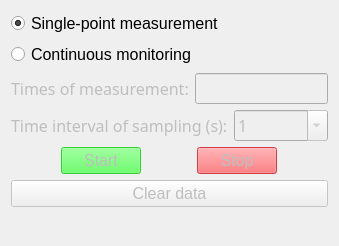
          <widget class="QWidget" name="page_2">
           <property name="geometry">
            <rect>
             <x>0</x>
             <y>0</y>
             <width>281</width>
             <height>230</height>
            </rect>
           </property>
           <attribute name="label">
            <string>Measuring mean concentration</string>
           </attribute>
           <layout class="QVBoxLayout" name="verticalLayout_14" stretch="0,0,0,0,1">
            <item>
             <widget class="QRadioButton" name="radioButton_single">
              <property name="font">
               <font>
                <family>Arial</family>
                <pointsize>12</pointsize>
               </font>
              </property>
              <property name="text">
               <string>Single-point measurement</string>
              </property>
              <property name="checkable">
               <bool>true</bool>
              </property>
              <property name="checked">
               <bool>true</bool>
              </property>
             </widget>
            </item>
            <item>
             <layout class="QVBoxLayout" name="verticalLayout_5">
              <item>
               <layout class="QHBoxLayout" name="horizontalLayout_40" stretch="0,1">
                <item>
                 <widget class="QRadioButton" name="radioButton_longtime">
                  <property name="sizePolicy">
                   <sizepolicy hsizetype="Fixed" vsizetype="Fixed">
                    <horstretch>0</horstretch>
                    <verstretch>0</verstretch>
                   </sizepolicy>
                  </property>
                  <property name="font">
                   <font>
                    <family>Arial</family>
                    <pointsize>12</pointsize>
                   </font>
                  </property>
                  <property name="text">
                   <string>Continuous monitoring</string>
                  </property>
                 </widget>
                </item>
                <item>
                 <widget class="QLabel" name="label_8">
                  <property name="text">
                   <string/>
                  </property>
                 </widget>
                </item>
               </layout>
              </item>
              <item>
               <layout class="QHBoxLayout" name="horizontalLayout_30" stretch="0,1">
                <item>
                 <widget class="QLabel" name="label_12">
                  <property name="enabled">
                   <bool>false</bool>
                  </property>
                  <property name="sizePolicy">
                   <sizepolicy hsizetype="Fixed" vsizetype="Preferred">
                    <horstretch>0</horstretch>
                    <verstretch>0</verstretch>
                   </sizepolicy>
                  </property>
                  <property name="font">
                   <font>
                    <family>Adobe Devanagari</family>
                    <pointsize>12</pointsize>
                   </font>
                  </property>
                  <property name="text">
                   <string>Times of measurement:</string>
                  </property>
                 </widget>
                </item>
                <item>
                 <widget class="QLineEdit" name="cishu">
                  <property name="enabled">
                   <bool>false</bool>
                  </property>
                  <property name="sizePolicy">
                   <sizepolicy hsizetype="Expanding" vsizetype="Fixed">
                    <horstretch>0</horstretch>
                    <verstretch>0</verstretch>
                   </sizepolicy>
                  </property>
                  <property name="maximumSize">
                   <size>
                    <width>16777215</width>
                    <height>16777215</height>
                   </size>
                  </property>
                  <property name="font">
                   <font>
                    <family>Adobe Devanagari</family>
                    <pointsize>12</pointsize>
                   </font>
                  </property>
                  <property name="placeholderText">
                   <string/>
                  </property>
                 </widget>
                </item>
               </layout>
              </item>
              <item>
               <layout class="QHBoxLayout" name="horizontalLayout_4" stretch="0,1">
                <item>
                 <widget class="QLabel" name="label_19">
                  <property name="enabled">
                   <bool>false</bool>
                  </property>
                  <property name="font">
                   <font>
                    <family>Adobe Devanagari</family>
                    <pointsize>12</pointsize>
                   </font>
                  </property>
                  <property name="text">
                   <string>Time interval of sampling (s):</string>
                  </property>
                 </widget>
                </item>
                <item>
                 <widget class="QComboBox" name="comboBox_caiyangjiange">
                  <property name="enabled">
                   <bool>false</bool>
                  </property>
                  <property name="font">
                   <font>
                    <family>Adobe Devanagari</family>
                    <pointsize>12</pointsize>
                   </font>
                  </property>
                  <property name="editable">
                   <bool>true</bool>
                  </property>
                  <item>
                   <property name="text">
                    <string>1</string>
                   </property>
                  </item>
                  <item>
                   <property name="text">
                    <string>0.1</string>
                   </property>
                  </item>
                  <item>
                   <property name="text">
                    <string>0.01</string>
                   </property>
                  </item>
                  <item>
                   <property name="text">
                    <string>0.001</string>
                   </property>
                  </item>
                  <item>
                   <property name="text">
                    <string>0.0001</string>
                   </property>
                  </item>
                  <item>
                   <property name="text">
                    <string>0.00001</string>
                   </property>
                  </item>
                  <item>
                   <property name="text">
                    <string>0.000001</string>
                   </property>
                  </item>
                  <item>
                   <property name="text">
                    <string>0.2</string>
                   </property>
                  </item>
                  <item>
                   <property name="text">
                    <string>0.3</string>
                   </property>
                  </item>
                  <item>
                   <property name="text">
                    <string>0.4</string>
                   </property>
                  </item>
                  <item>
                   <property name="text">
                    <string>0.5</string>
                   </property>
                  </item>
                  <item>
                   <property name="text">
                    <string>2</string>
                   </property>
                  </item>
                  <item>
                   <property name="text">
                    <string>3</string>
                   </property>
                  </item>
                  <item>
                   <property name="text">
                    <string>4</string>
                   </property>
                  </item>
                  <item>
                   <property name="text">
                    <string>5</string>
                   </property>
                  </item>
                  <item>
                   <property name="text">
                    <string>no set</string>
                   </property>
                  </item>
                  <item>
                   <property name="text">
                    <string/>
                   </property>
                  </item>
                 </widget>
                </item>
               </layout>
              </item>
             </layout>
            </item>
            <item>
             <layout class="QHBoxLayout" name="horizontalLayout_13">
              <item>
               <widget class="QPushButton" name="button_start">
                <property name="enabled">
                 <bool>false</bool>
                </property>
                <property name="sizePolicy">
                 <sizepolicy hsizetype="Fixed" vsizetype="Fixed">
                  <horstretch>0</horstretch>
                  <verstretch>0</verstretch>
                 </sizepolicy>
                </property>
                <property name="font">
                 <font>
                  <family>Arial</family>
                  <pointsize>12</pointsize>
                 </font>
                </property>
                <property name="styleSheet">
                 <string notr="true">QPushButton {
    background-color: rgb(60, 255, 60); 
}
</string>
                </property>
                <property name="text">
                 <string>Start</string>
                </property>
                <property name="flat">
                 <bool>false</bool>
                </property>
               </widget>
              </item>
              <item>
               <widget class="QPushButton" name="button_stoplong">
                <property name="enabled">
                 <bool>false</bool>
                </property>
                <property name="sizePolicy">
                 <sizepolicy hsizetype="Fixed" vsizetype="Fixed">
                  <horstretch>0</horstretch>
                  <verstretch>0</verstretch>
                 </sizepolicy>
                </property>
                <property name="font">
                 <font>
                  <family>Arial</family>
                  <pointsize>12</pointsize>
                 </font>
                </property>
                <property name="styleSheet">
                 <string notr="true">QPushButton {
    background-color: rgb(255, 75, 80); 
}</string>
                </property>
                <property name="text">
                 <string>Stop</string>
                </property>
               </widget>
              </item>
             </layout>
            </item>
            <item>
             <widget class="QPushButton" name="pushButton_cleardata">
              <property name="enabled">
               <bool>false</bool>
              </property>
              <property name="sizePolicy">
               <sizepolicy hsizetype="Preferred" vsizetype="Fixed">
                <horstretch>0</horstretch>
                <verstretch>0</verstretch>
               </sizepolicy>
              </property>
              <property name="font">
               <font>
                <family>Arial</family>
                <pointsize>12</pointsize>
               </font>
              </property>
              <property name="toolTip">
               <string/>
              </property>
              <property name="text">
               <string>Clear data</string>
              </property>
             </widget>
            </item>
            <item>
             <widget class="QLabel" name="label_43">
              <property name="font">
               <font>
                <family>Adobe Devanagari</family>
                <pointsize>12</pointsize>
               </font>
              </property>
              <property name="text">
               <string/>
              </property>
             </widget>
            </item>
           </layout>
          </widget>
